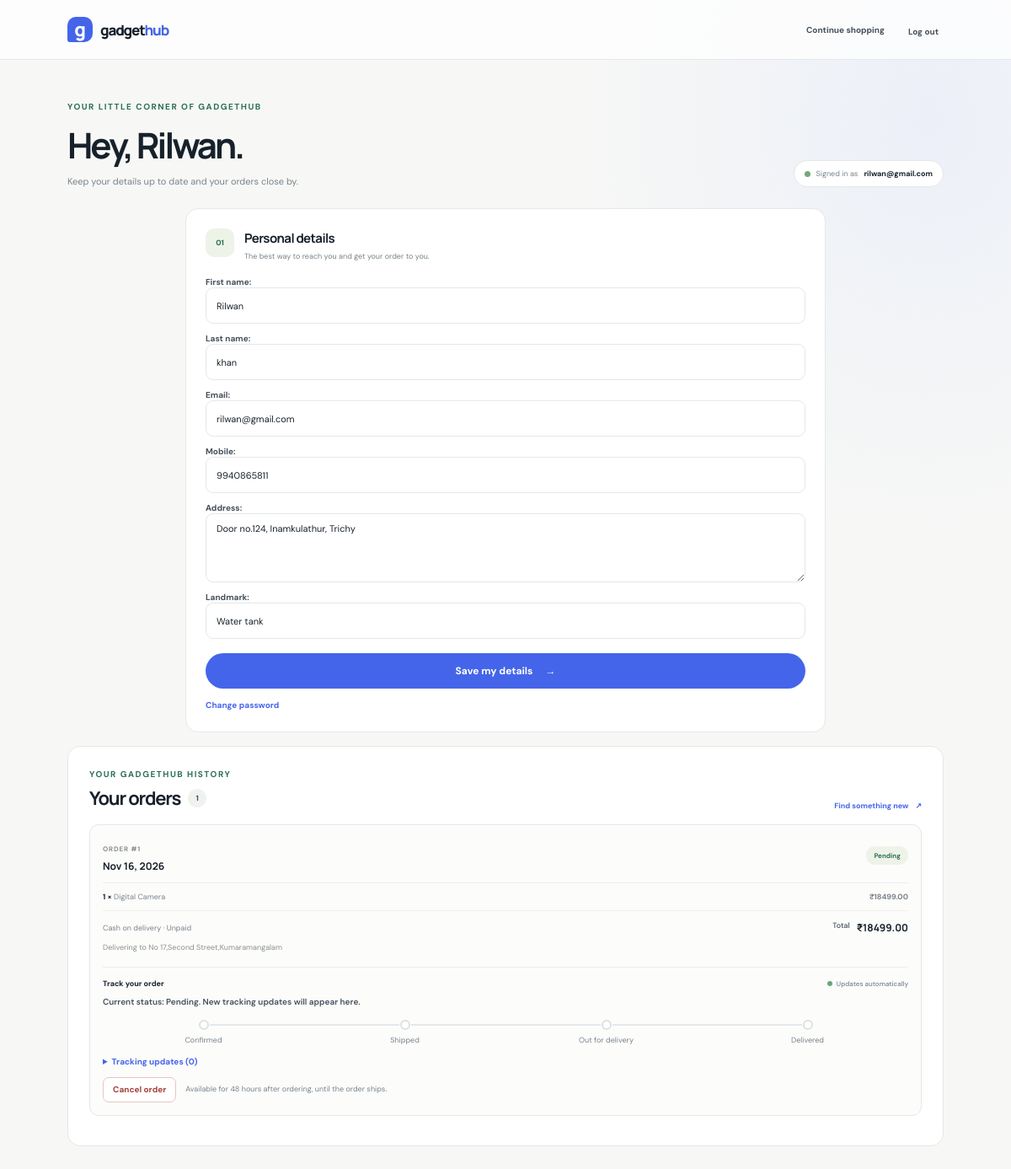
The app's page /account/ (signed in) with its own data.
### home/models.py (models this page shows, shortened)
class CustomerProfile(models.Model):
    user = models.OneToOneField(
        settings.AUTH_USER_MODEL, on_delete=models.CASCADE, related_name="profile"
    )
    employee_id = models.CharField(max_length=50, blank=True)
    mobile = models.CharField(max_length=30, blank=True)
    address = models.TextField(blank=True)
    landmark = models.CharField(max_length=160, blank=True)

class Order(models.Model):
    class Status(models.TextChoices):
        PENDING = "pending", "Pending"
        CONFIRMED = "confirmed", "Confirmed"
        SHIPPED = "shipped", "Shipped"
        OUT_FOR_DELIVERY = "out_for_delivery", "Out for delivery"
        DELIVERED = "delivered", "Delivered"
        CANCELLED = "cancelled", "Cancelled"
    class PaymentMethod(models.TextChoices):
        CASH_ON_DELIVERY = "cash_on_delivery", "Cash on delivery"
        ARRANGE_WITH_STORE = "arrange_with_store", "Arrange with store"
    class PaymentStatus(models.TextChoices):
        UNPAID = "unpaid", "Unpaid"
        PENDING = "pending", "Pending"
        PAID = "paid", "Paid"
        REFUNDED = "refunded", "Refunded"
    user = models.ForeignKey(
        settings.AUTH_USER_MODEL, on_delete=models.PROTECT, related_name="orders"
    )
    full_name = models.CharField(max_length=160)
    email = models.EmailField()
    phone = models.CharField(max_length=30)
    address = models.TextField()
    status = models.CharField(
        max_length=20, choices=Status.choices, default=Status.PENDING
    )
    payment_method = models.CharField(
        max_length=30,
        choices=PaymentMethod.choices,
        default=PaymentMethod.CASH_ON_DELIVERY,
    )
    payment_status = models.CharField(
        max_length=20, choices=PaymentStatus.choices, default=PaymentStatus.UNPAID
    )
    total = models.DecimalField(max_digits=12, decimal_places=2)
    location_latitude = models.FloatField(null=True, blank=True)
    location_longitude = models.FloatField(null=True, blank=True)
    created_at = models.DateTimeField(auto_now_add=True)
    class Meta:
        ordering = ["-created_at"]
    @property
    def cancellation_deadline(self):
        return self.created_at + timedelta(hours=48)
    @property
    def can_be_cancelled(self):
        return (
            self.status in (self.Status.PENDING, self.Status.CONFIRMED)
            and timezone.now() <= self.cancellation_deadline
        )
    @property
    def latest_tracking_event(self):
        events = list(self.tracking_events.all())
        return events[-1] if events else None
    @property
    def tracking_steps(self):
        statuses = (
            self.Status.CONFIRMED,
            self.Status.SHIPPED,
            self.Status.OUT_FOR_DELIVERY,
            self.Status.DELIVERED,
        )
        current_index = statuses.index(self.status) if self.status in statuses else -1
        return [
            {
                "status": status,
                "label": self.Status(status).label,
                "complete": index <= current_index,
                "current": index == current_index,
            }
            for index, status in enumerate(statuses)
        ]

class OrderItem(models.Model):
    order = models.ForeignKey(Order, on_delete=models.CASCADE, related_name="items")
    product = models.ForeignKey(
        Product, on_delete=models.SET_NULL, null=True, blank=True
    )
    product_name = models.CharField(max_length=160)
    unit_price = models.DecimalField(max_digits=10, decimal_places=2)
    quantity = models.PositiveIntegerField()

### home/views.py (the view, shortened to what this page needs)
# urls.py: path("account/", views.account, name="account"),
@login_required
def account(request):
    profile, _ = CustomerProfile.objects.get_or_create(user=request.user)
    is_admin = request.user.is_staff
    profile_form_class = AdminProfileForm if is_admin else CustomerProfileForm
    profile_form_kwargs = (
        {"user": request.user, "profile": profile}
        if is_admin
        else {"instance": profile, "user": request.user}
    )
    profile_form = profile_form_class(**profile_form_kwargs)
    password_form = PasswordChangeForm(request.user)
    show_password_form = False
    orders = request.user.orders.prefetch_related("items", "tracking_events").all()
    return render(
        request,
        "home/account.html",
        {
            "orders": orders,
            "profile_form": profile_form,
            "password_form": password_form,
            "show_password_form": show_password_form,
        },
    )

### home/forms.py (shortened to what this page needs)
class CustomerProfileForm(forms.ModelForm):
    first_name = forms.CharField(max_length=150, required=False)
    last_name = forms.CharField(max_length=150, required=False)
    email = forms.EmailField()
    mobile = forms.RegexField(
        regex=r"^[0-9+() -]{7,30}$",
        max_length=30,
        required=False,
        error_messages={"invalid": "Enter a valid mobile number."},
    )
    class Meta:
        model = CustomerProfile
        fields = ["first_name", "last_name", "email", "mobile", "address", "landmark"]
        widgets = {
            "address": forms.Textarea(attrs={"rows": 3}),
        }
    def __init__(self, *args, user, **kwargs):
        self.user = user
        initial = kwargs.setdefault("initial", {})
        initial.setdefault("first_name", user.first_name)
        initial.setdefault("last_name", user.last_name)
        initial.setdefault("email", user.email)
        super().__init__(*args, **kwargs)

### home/templates/home/account.html (shortened to what this page needs)
{% load static %}
<!DOCTYPE html>
<html lang="en">
<head>
    <link rel="stylesheet" href="{% static 'home/style.css' %}?v=20261117-9">
</head>
<body class="account-page customer-dashboard">
    <header class="dashboard-header">
        <div class="dashboard-header-inner">
            <a href="{% url 'home' %}" class="logo">
                <span class="logo-mark">g</span>
                <span class="logo-word">gadget<span>hub</span></span>
            </a>
            <nav class="dashboard-nav" aria-label="Account navigation">
                <a href="{% url 'home' %}">Continue shopping</a>
                <form method="post" action="{% url 'logout' %}">
                    <button type="submit">Log out</button>
                </form>
            </nav>
        </div>
    </header>
    <main class="dashboard-shell">
        <section class="dashboard-welcome">
            <div>
                <p class="eyebrow">YOUR LITTLE CORNER OF GADGETHUB</p>
                <h1>Hey, {{ request.user.first_name|default:request.user.username }}.</h1>
                <p>Keep your details up to date and your orders close by.</p>
            </div>
            <div class="member-chip"><span class="member-chip-dot"></span> Signed in as <strong>{{ request.user.username }}</strong></div>
        </section>
        <div class="dashboard-grid">
            <section class="dashboard-panel profile-panel">
                <div class="panel-heading">
                    <span class="panel-icon" aria-hidden="true">01</span>
                    <div>
                        <h2>Personal details</h2>
                        {% if request.user.is_staff %}
                            <p>Manage your admin login and employee contact details.</p>
                        {% else %}
                            <p>The best way to reach you and get your order to you.</p>
                        {% endif %}
                    </div>
                </div>
                <form method="post" class="profile-form">
                    {{ profile_form.as_p }}
                    <button type="submit" class="button button-primary">Save my details <span aria-hidden="true">→</span></button>
                </form>
                <button
                    type="button"
                    class="password-panel-toggle"
                    data-password-panel-toggle
                    data-open-label="Change password"
                    data-close-label="Close password form"
                    aria-controls="account-security-panel"
                    aria-expanded="{{ show_password_form|yesno:'true,false' }}"
                >
                    {% if show_password_form %}Close password form{% else %}Change password{% endif %}
                </button>
            </section>
        </div>
        <section
            class="orders-panel"
            data-order-tracking
            data-tracking-url="{% url 'order_tracking' %}"
        >
            <div class="orders-panel-heading">
                <div>
                    <p class="eyebrow">YOUR GADGETHUB HISTORY</p>
                    <h2>Your orders <span class="order-count">{{ orders|length }}</span></h2>
                </div>
                <a href="{% url 'home' %}#products" class="text-link">Find something new <span aria-hidden="true">↗</span></a>
            </div>
            {% for order in orders %}
                <article class="account-order" data-order-id="{{ order.pk }}">
                    <div class="account-order-top">
                        <div>
                            <span class="order-reference">ORDER #{{ order.pk }}</span>
                            <h3>{{ order.created_at|date:"M j, Y" }}</h3>
                        </div>
                        <span class="order-status-pill status-{{ order.status }}" aria-live="polite">{{ order.get_status_display }}</span>
                    </div>
                    <div class="account-order-lines">
                        {% for item in order.items.all %}
                            <div class="account-order-item">
                                <span><b>{{ item.quantity }} ×</b> {{ item.product_name }}</span>
                                <strong>₹{{ item.unit_price|floatformat:2 }}</strong>
                            </div>
                        {% endfor %}
                    </div>
                    <div class="account-order-bottom">
                        <span>{{ order.get_payment_method_display }} · {{ order.get_payment_status_display }}</span>
                        <strong>Total <b>₹{{ order.total|floatformat:2 }}</b></strong>
                    </div>
                    {% if order.address %}
                        <p class="account-delivery-details">Delivering to {{ order.address }}</p>
                    {% endif %}
                    <section class="order-tracking" aria-label="Order tracking">
                        <div class="tracking-heading">
                            <strong>Track your order</strong>
                            <span><i aria-hidden="true"></i> Updates automatically</span>
                        </div>
                        {% with latest_event=order.latest_tracking_event %}
                            <p class="tracking-latest" data-tracking-latest aria-live="polite">
                                {% if latest_event %}{{ latest_event.description }}{% else %}Current status: {{ order.get_status_display }}. New tracking updates will appear here.{% endif %}
                            </p>
                        {% endwith %}
                        <ol
                            class="tracking-progress"
                            data-order-progress
                        >
                            {% for step in order.tracking_steps %}
                                <li
                                    data-tracking-step="{{ step.status }}"
                                    class="{% if step.complete %}is-complete{% endif %}{% if step.current %} is-current{% endif %}"
                                >
                                    <span class="tracking-step-marker" aria-hidden="true"></span>
                                    <span>{{ step.label }}</span>
                                </li>
                            {% endfor %}
                        </ol>
                        <details class="tracking-history">
                            <summary data-tracking-summary>
                                Tracking updates ({{ order.tracking_events.all|length }})
                            </summary>
                        </details>
                        <div
                            class="order-cancel-actions"
                            data-order-cancel-actions
                        >
                            <form
                                method="post"
                                action="{% url 'cancel_order' order.pk %}"
                                data-cancel-order
                                data-confirm-message="Cancel order #{{ order.pk }}?"
                            >
                                <button type="submit" class="button button-cancel-order">Cancel order</button>
                                <span>Available for 48 hours after ordering, until the order ships.</span>
                            </form>
                        </div>
                    </section>
                </article>
            {% endfor %}
        </section>
    </main>
</body>
</html>

### records on screen
CustomerProfile: mobile "9940865811", address "Door no.124, Inamkulathur, Trichy", landmark "Water tank"
Order: pk "1", created_at "Nov 16, 2026", status "Pending", payment_method "Cash on delivery", payment_status "Unpaid", total "18499.00", address "No 17,Second Street,Kumaramangalam", label "Confirmed" "Shipped" "Out for delivery" "Delivered", tracking_events.all|length "0"
OrderItem: quantity "1", product_name "Digital Camera", unit_price "18499.00"

### other values on screen
{{ request.user.first_name|default:request.user.username }} "Rilwan"
{{ request.user.username }} "rilwan@gmail.com"
{{ orders|length }} "1"
